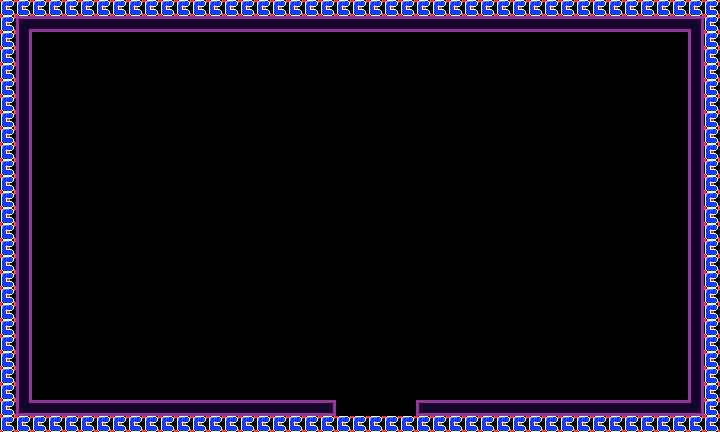

Rendered tile map (Tiled .tmx) drawn with the repository's tilesets; below, a short description and the map source with its tile grids summarised:
An orthogonal 45x27 tile map with 16x16 px tiles, 4 tile layers (hazards, collideable, abs camera boundaries x, abs camera boundaries y) and 2 objects (Trigger, Spawn).

<map version="1.9" tiledversion="1.9.0" orientation="orthogonal" renderorder="right-down" width="45" height="27" tilewidth="16" tileheight="16" infinite="0" nextlayerid="8" nextobjectid="3">
 <tileset firstgid="1" source="../assets/tiles/tile_set_template/tile_set_template.tsx" />
 <layer id="4" name="hazards" width="45" height="27">
  <data>[1215 cells, 0 non-empty, 0 distinct tile ids]</data>
 </layer>
 <layer id="3" name="collideable" width="45" height="27">
  <data>[1215 cells, 127 non-empty, 8 distinct tile ids]</data>
 </layer>
 <objectgroup id="6" name="transitions">
  <object id="2" name="room_0" class="Trigger" x="332.037" y="405.884" width="89.2736" height="40.9545" />
 </objectgroup>
 <objectgroup id="5" name="spawns">
  <object id="1" name="room_0" class="Spawn" x="312.064" y="371.991">
   <properties>
    <property name="player_facing" value="left" />
   </properties>
   <point />
  </object>
 </objectgroup>
 <group id="7" name="camera">
  <layer id="2" name="abs camera boundaries x" width="45" height="27" locked="1">
   <data>[1215 cells, 54 non-empty, 1 distinct tile ids]</data>
  </layer>
  <layer id="1" name="abs camera boundaries y" width="45" height="27" locked="1">
   <data>[1215 cells, 90 non-empty, 1 distinct tile ids]</data>
  </layer>
 </group>
</map>